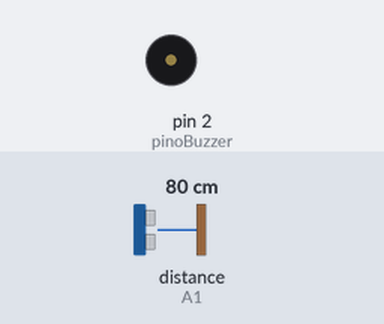
Bench run of a sketch on a simulated Arduino Uno, built with avr-gcc and run on an emulated ATmega328P. On the bench: buzzer (waves = sounding). Wiring (inferred from the names in the program): ultrasonic range finder: trigger A0; echo A1. The inputs (shaded band) are chosen by the test bench; at power-on: distance to the obstacle (sensor on A1) 80 cm. The echo pulse lasts 58.3 µs per cm.

Above: at 1.3 s.
1.4 s: distance to the obstacle (sensor on A1) set to 45 cm
2.9 s: distance to the obstacle (sensor on A1) set to 37 cm
At 3.9 s:
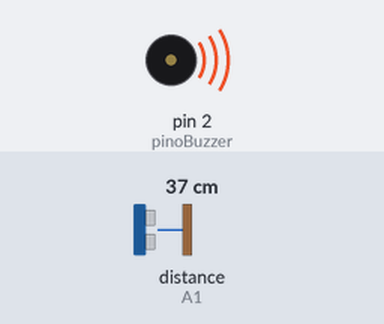
4.5 s: distance to the obstacle (sensor on A1) set to 60 cm
At 5.4 s:
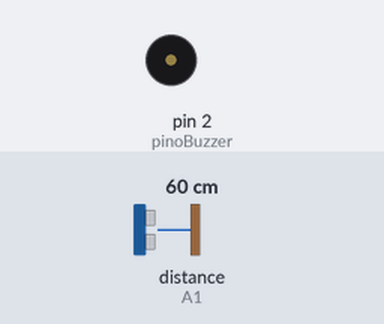
6.0 s: distance to the obstacle (sensor on A1) set to 2 cm
At 6.8 s:
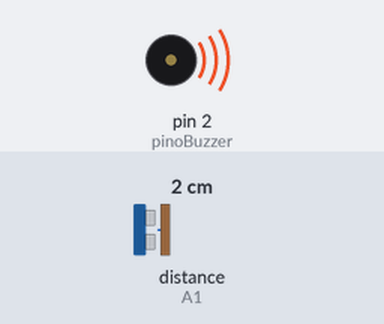
Timing chart, 0 to 8.5 s (numbered marks = the images above; inputs shaded):
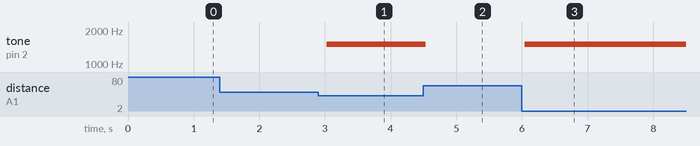

The sketch:

ultrassonico.ino
```cpp
// C++ code
//
#define echoPin A1
#define trigPin A0
#define pinoBuzzer 2

void setup(){
  pinMode(echoPin, INPUT);
  pinMode(trigPin, OUTPUT);
  pinMode(pinoBuzzer, OUTPUT);
  Serial.begin(9600);
}

void loop(){
  digitalWrite(trigPin, LOW);
  delayMicroseconds(2);
  digitalWrite(trigPin, HIGH);
  delayMicroseconds(10);
  digitalWrite(trigPin, LOW);
  float duration = pulseIn(echoPin, HIGH);
  int distancia= duration*0.034/2; //cm

  if(distancia <= 40){
    tone(pinoBuzzer,1500);
  }else{
    noTone(pinoBuzzer);
  }
  delay(500);
}
```

Measured:
- the behaviour switches between 42 and 41 cm on distance to the obstacle (sensor on A1) (found by bisection; images 0 and 1)
- after the input at 1.4 s, every drawn part: stays the same
- after the input at 2.9 s, tone on pin 2 (pinoBuzzer): silent → 1500 Hz after 0.13 s
- after the input at 4.5 s, tone on pin 2 (pinoBuzzer): 1500 Hz → silent at once
- after the input at 6.0 s, tone on pin 2 (pinoBuzzer): silent → 1500 Hz after 0.05 s
